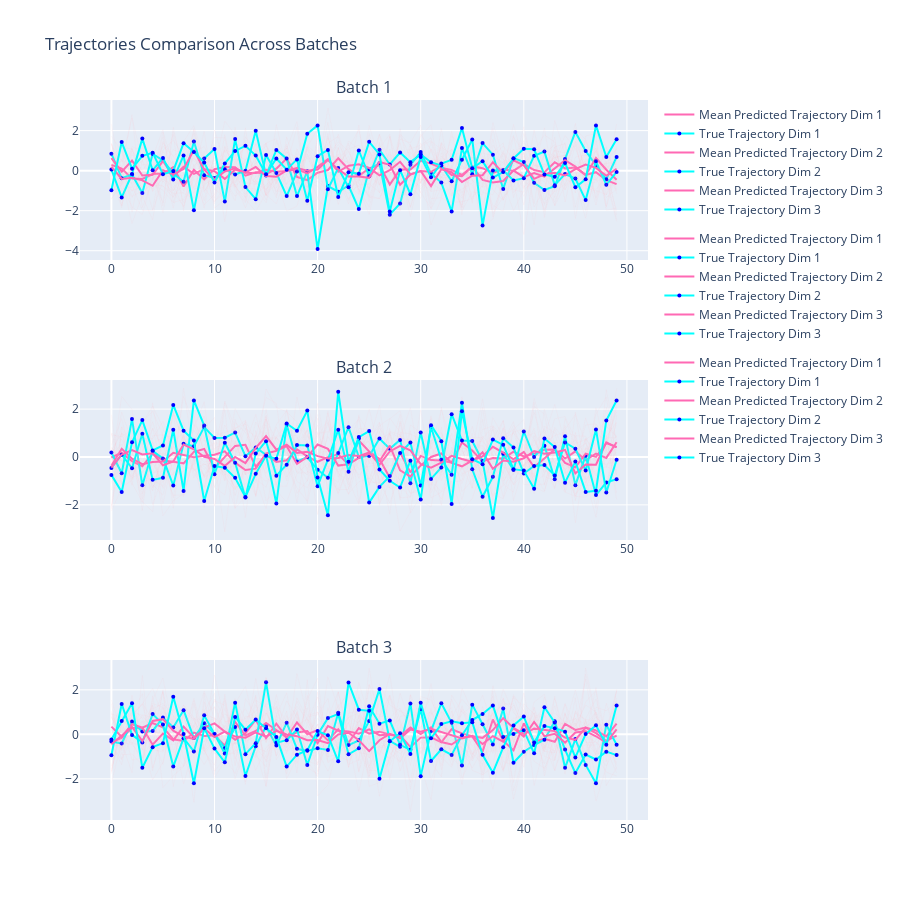

Here is the notebook cell this chart was saved with:
### Code cell
import numpy as np
import plotly.graph_objects as go
from plotly.subplots import make_subplots

def plot_trajectories(self, predicted_traj, true_traj, k=3):
    idx = np.random.choice(predicted_traj.shape[0], k, replace=False)
    num_dims = true_traj.shape[2]

    fig = make_subplots(rows=k, cols=1, subplot_titles=[f'Batch {i+1}' for i in range(k)])

    for i, b in enumerate(idx):
        for d in range(num_dims):
            pred_samples = predicted_traj[b, :, :, d].detach().cpu().numpy()
            true_values = true_traj[b, :, d].detach().cpu().numpy()
            times = np.arange(pred_samples.shape[1])
            mean_pred = np.mean(pred_samples, axis=0)

            # Add individual predicted trajectories with lighter opacity
            for sample in pred_samples:
                fig.add_trace(
                    go.Scatter(
                        x=times, y=sample, mode='lines',
                        line=dict(color=f'rgba(255, 182, 193, 0.1)', width=1),
                        showlegend=False,
                        legendgroup=f'Batch {b}',
                        name=f'Predicted Trajectory Dim {d+1}'
                    ),
                    row=i+1, col=1
                )

            # Add mean predicted trajectory with darker opacity
            fig.add_trace(
                go.Scatter(
                    x=times, y=mean_pred, mode='lines',
                    line=dict(color=f'rgba(255, 105, 180, 1)', width=2),
                    name=f'Mean Predicted Trajectory Dim {d+1}',
                    legendgroup=f'Batch {b}',
                ),
                row=i+1, col=1
            )

            # Add true trajectory
            fig.add_trace(
                go.Scatter(
                    x=times, y=true_values, mode='lines+markers',
                    line=dict(color=f'rgba(0, 255, 255, 1)', width=2),
                    marker=dict(size=4, color='blue'),
                    name=f'True Trajectory Dim {d+1}',
                    legendgroup=f'Batch {b}',
                ),
                row=i+1, col=1
            )

    fig.update_layout(
        height=300*k,  # Adjust height based on the number of batches
        title='Trajectories Comparison Across Batches',
        showlegend=True
    )
    fig.show()

# Mock class and method call for demonstration
class MockClass:
    def __init__(self):
        self.device = 'cpu'

    plot_trajectories = plot_trajectories

# Instantiate and call the method
mock_instance = MockClass()

# Create some mock data for testing
num_batches = 10
time_steps = 50
num_samples = 10
num_dims = 3

predicted_traj = torch.randn((num_batches, num_samples, time_steps, num_dims))
true_traj = torch.randn((num_batches, time_steps, num_dims))

mock_instance.plot_trajectories(predicted_traj, true_traj, k=3)
